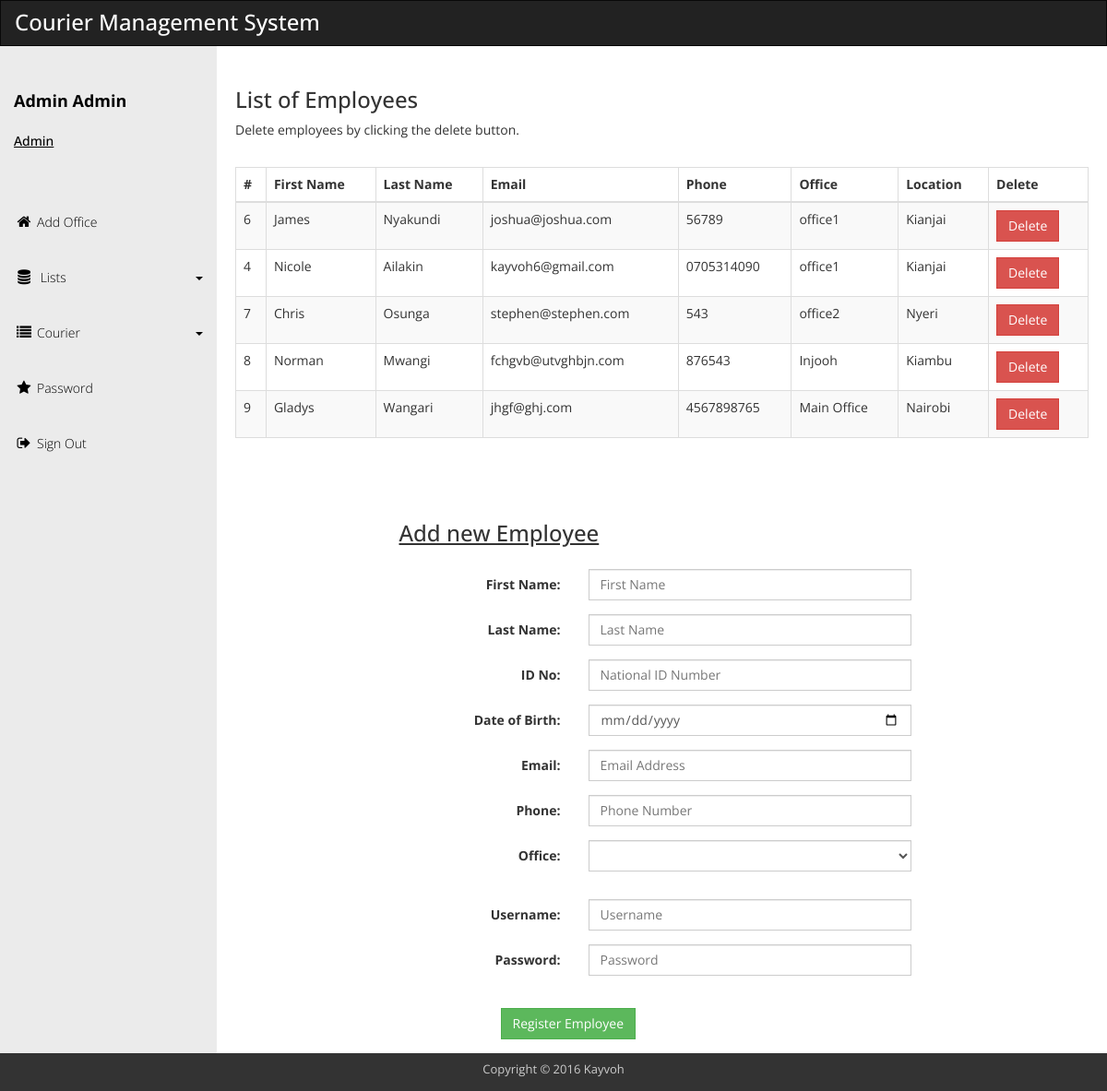
The page /employeead.php (signed in) on the database its author committed.
### tables this page shows
CREATE TABLE IF NOT EXISTS `user` (
  `usid` int(11) NOT NULL AUTO_INCREMENT,
  `fname` varchar(15) NOT NULL,
  `lname` varchar(15) NOT NULL,
  `idno` int(11) NOT NULL,
  `phone` varchar(30) DEFAULT NULL,
  `email` varchar(30) DEFAULT NULL,
  `dob` date NOT NULL,
  `username` varchar(15) NOT NULL,
  `password` varchar(32) NOT NULL,
  `type` varchar(10) NOT NULL,
  `status` varchar(10) NOT NULL,
  `office` int(11) DEFAULT NULL,
  PRIMARY KEY (`usid`)
);

CREATE TABLE IF NOT EXISTS `office` (
  `ofid` int(11) NOT NULL AUTO_INCREMENT,
  `name` varchar(30) NOT NULL,
  `location` varchar(30) NOT NULL,
  `status` varchar(10) DEFAULT 'OPEN',
  PRIMARY KEY (`ofid`)
);

### employeead.php (the view, shortened to what this page needs)
<!DOCTYPE html>
<?php
	include('head.php');
?>
<body>
  <div id="main-wrapper">
    <div class="navbar navbar-inverse" role="navigation">
      <div class="navbar-header">
        <div class="logo"><h1>Courier Management System</h1></div>
      </div>
    </div>
    <div class="template-page-wrapper">
      <?php
		include('navad.php');
	  ?>
	  <div class="templatemo-content-wrapper">
        <div class="templatemo-content">
          <h1>List of Employees</h1>
          <p>Delete employees by clicking the delete button.</p>
          <div class="row">
            <div class="col-md-12">
              <div class="table-responsive">
			  <br/>
                <table class="table table-striped table-hover table-bordered">
                  <thead>
                    <tr>
                      <th>#</th>
                      <th>First Name</th>
                      <th>Last Name</th>
                      <th>Email</th>
                      <th>Phone</th>
                      <th>Office</th>
                      <th>Location</th>
                      <th>Delete</th>
                    </tr>
                  </thead>
                  <tbody>
<?php
$sel=mysqli_query($conn, "select * from user where type='employee' and status='ACTIVE'");
while($sela=mysqli_fetch_array($sel))
{
?>
                    <tr>
                      <td><?php echo $sela['usid']?></td>
                      <td><?php echo $sela['fname']?></td>
                      <td><?php echo $sela['lname']?></td>
                      <td><?php echo $sela['email']?></td>
                      <td><?php echo $sela['phone']?></td>
                      <td>
						<?php
							$ofid=$sela['office'];
							$s=mysqli_query($conn, "select * from office where ofid=$ofid");
							$sa=mysqli_fetch_array($s);
							echo $sa['name'];
						?>
					  </td>
                      <td><?php echo $sa['location']?></td>
                      <td>
							<form method="post">
								<input type="submit" name="del" value="Delete" class="btn btn-danger"/>
							</form>
					  </td>
                    </tr>
<?php
}
?>
                  </tbody>
                </table>
              </div>
            </div>
          </div>
		  <div class="template-page-wrapper">
      <form class="form-horizontal templatemo-signin-form" role="form" method="post">
	  <div class="form-group">
	  <div class="col-md-8">
			<h1><u>Add new Employee</u></h1>
			</div>
		  </div>
        <div class="form-group">
          <div class="col-md-12">
            <label for="fname" class="col-sm-4 control-label">First Name:</label>
            <div class="col-md-8">
              <input type="text" class="form-control" id="fname" placeholder="First Name" name="fname" required>
            </div>
          </div>
        </div>
		<div class="form-group">
		<div class="col-md-12">
            <label for="lname" class="col-sm-4 control-label">Last Name:</label>
            <div class="col-md-8">
              <input type="text" class="form-control" id="lname" placeholder="Last Name" name="lname" required>
            </div>
          </div>
        </div>
		<div class="form-group">
		<div class="col-md-12">
            <label for="idno" class="col-sm-4 control-label">ID No:</label>
            <div class="col-md-8">
              <input type="number" class="form-control" id="idno" placeholder="National ID Number" name="idno" required>
            </div>
          </div>
        </div>
		<div class="form-group">
		<div class="col-md-12">
            <label for="username" class="col-sm-4 control-label">Date of Birth:</label>
            <div class="col-md-8">
              <input type="date" class="form-control" id="dob" placeholder="Date Of Birth" name="dob" required>
            </div>
          </div>
        </div>
		<div class="form-group">
          <div class="col-md-12">
            <label for="username" class="col-sm-4 control-label">Email:</label>
            <div class="col-sm-8">
              <input type="email" class="form-control" id="email" placeholder="Email Address" name="email" required>
            </div>
          </div>
        </div>
		<div class="form-group">
          <div class="col-md-12">
            <label for="username" class="col-sm-4 control-label">Phone:</label>
            <div class="col-sm-8">
              <input type="number" class="form-control" id="phone" placeholder="Phone Number" name="phone" required>
            </div>
          </div>
        </div>
		<div class="form-group">
          <div class="col-md-12">
            <label for="username" class="col-sm-4 control-label">Office:</label>
            <div class="col-sm-8">
               <select class="form-control margin-bottom-15" id="singleSelect" name="office" required>
						<option></option>
<?php
$rt=mysqli_query($conn, "select * from office");
while($ra=mysqli_fetch_array($rt))
{
?>
						<option value="<?php echo $ra['ofid']?>"><?php echo $ra['location'].' - - - '.$ra['name']?></option>
<?php
}
?>
					</select>
            </div>
          </div>
        </div>
		<div class="form-group">
          <div class="col-md-12">
            <label for="username" class="col-sm-4 control-label">Username:</label>
            <div class="col-sm-8">
              <input type="text" class="form-control" id="username" placeholder="Username" name="username" required>
            </div>
          </div>
        </div>
        <div class="form-group">
          <div class="col-md-12">
            <label for="password" class="col-sm-4 control-label">Password:</label>
            <div class="col-sm-8">
              <input type="password" class="form-control" id="password" placeholder="Password" name="password" required>
            </div>
          </div>
        </div>
		<br/>
        <div class="form-group">
          <div class="col-md-12">
            <div class="col-sm-offset-2 col-sm-4">
              <input type="submit" value="Register Employee" name="register" class="btn btn-success">
            </div>
          </div>
        </div>
      </form>
    </div>
        </div>
      </div>
    <?php
		include('footer.php');
	?>
  </div>
</div>
</body>
</html>

### css/templatemo_main.css (style rules this page uses)
* { font-family: 'Open Sans', sans-serif; }
body { background-color: rgb(235,235,235); }
h1 { font-size: 24px; }
.logo { display: inline-block; }
.logo h1 { font-size: 24px; margin: 10px 15px; color:#ffffff; }
.templatemo-content-wrapper { float: left; width: 100%; }
.templatemo-content { margin-left: 235px; margin-top: 0px; min-height: 600px; padding: 25px 20px 0 20px; background-color: white; overflow-x: hidden; }
.margin-bottom-15 { margin-bottom: 15px; }
.navbar { margin-bottom: 0; border-radius: 0; }
.navbar-header { color: rgb(127,127,127); }
.templatemo-signin-form { padding-top: 50px; max-width: 600px; margin: 0 auto; }
.form-horizontal .form-group { margin-right: 0; margin-left: 0; }
.nav-pills>li>a, .nav-tabs>li>a, .alert, .progress, .panel, .btn, .panel-group .panel, .form-control, .modal-content, .breadcrumb { border-radius: 0; }

### rows shown on the page
user: usid "6", fname "James", lname "Nyakundi", email "joshua@joshua.com", phone "56789", office.name "office1", office.location "Kianjai"
user: usid "4", fname "Nicole", lname "Ailakin", email "kayvoh6@gmail.com", phone "0705314090", office.name "office1", office.location "Kianjai"
user: usid "7", fname "Chris", lname "Osunga", email "stephen@stephen.com", phone "543", office.name "office2", office.location "Nyeri"
user: usid "8", fname "Norman", lname "Mwangi", email "fchgvb@utvghbjn.com", phone "876543", office.name "Injooh", office.location "Kiambu"
user: usid "9", fname "Gladys", lname "Wangari", email "jhgf@ghj.com", phone "4567898765", office.name "Main Office", office.location "Nairobi"

### other values the page prints
$_SESSION['fname'] "Admin"
$_SESSION['lname'] "Admin"
$_SESSION['us'] "Admin"
